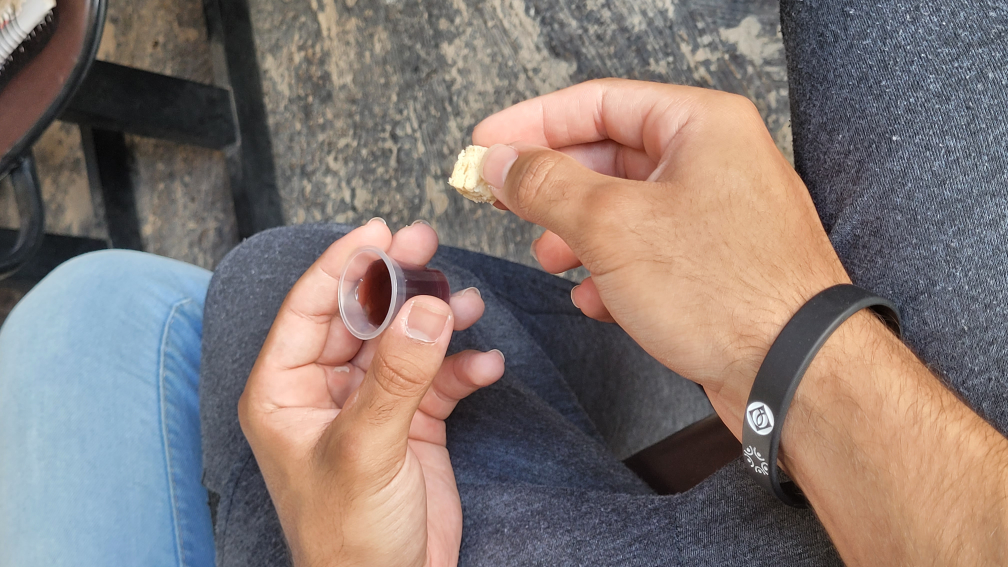
#> input picture frontend/assets-src/images/20250302_112441.jpg, 4032 x 2268 px, given in place of Logo Principal Horizontal.png, which was not available (shown at 1/4 size)
$ python optimize-images.py
#> lines starting #> are read from the running program, lines starting #| are printed output that depends on the picture
#!/usr/bin/env python3
"""
Gera os logos, os ícones e as fotos otimizados que o site serve, a partir dos originais em `frontend/assets-src/`
(fora de `public/`, para os 34 MB de fotos cruas não irem para a hospedagem).

    python -I frontend/scripts/optimize-images.py        # precisa só do Pillow; roda na máquina de quem troca as imagens

Saída (commitada, em `frontend/public/`):

  logos/   logo-horizontal.png (painel), logo-slogan-horizontal.png, logo-slogan-vertical.png, simbolo.png e simbolo-96.png
           (cabeçalho e rodapé do site): recortados no conteúdo (os originais são quadrados de 540 px com margem)
  /        favicon.ico, icon-192.png, icon-512.png, apple-touch-icon.png (a partir do símbolo)
  images/  <nome>-{480,800,1200,1600}.webp em 3:2, sem EXIF (o original traz data, aparelho e, às vezes, GPS)

Quem usa as fotos é `~/shared/ui/photo.tsx` (mesmos nomes e larguras); o texto alternativo de cada uma fica em
`~/content/photos.ts`. A imagem de pré-visualização (Open Graph) sai de `scripts/og-default.html`, que usa os logos daqui.
"""

from pathlib import Path

from PIL import Image, ImageOps

ROOT = Path(__file__).resolve().parent.parent
SRC = ROOT / "assets-src"
OUT = ROOT / "public"

WIDTHS = (480, 800, 1200, 1600)
RATIO = (3, 2)
WEBP_QUALITY = 72

# nome publicado -> (arquivo original, recorte opcional em frações do 3:2 já aplicado: centro vertical)
PHOTOS = {
    "congregacao-acolhida": ("MG_0196.jpg", None),
    "louvor": ("MG_0208.jpg", None),
    "adoracao-jovens": ("MG_9566.jpg", None),
    "visitante-acolhido": ("MG_0172.jpg", None),
    "oracao": ("MG_0198.jpg", None),
    # Retrato (4032 × 2268 com a orientação do EXIF): recorta uma faixa 3:2 em volta do copo e do pão
    "ceia": ("20250302_112441.jpg", 0.45),
}

# Retratos redondos (quadrados 1:1): nome publicado -> (arquivo original, centro vertical do recorte, 0 a 1).
# Sem o original, o retrato é pulado: o site mostra as iniciais no lugar (ver `portraits` em `~/content/photos.ts`).
PORTRAITS = {
    "pastor": ("pastor.jpg", 0.4),
}
PORTRAIT_WIDTHS = (160, 320, 480)

LOGOS = {
    # nome publicado: (original, caixa do conteúdo medida no original de 540 × 540)
    "logo-horizontal": ("Logo Principal Horizontal.png", (127, 220, 413, 320)),
    "logo-slogan-horizontal": ("Logo com Slogan Horizontal.png", (80, 220, 460, 320)),
    "logo-slogan-vertical": ("Logo com Slogan Vertical.png", (197, 136, 343, 404)),
    "simbolo": ("Simbolo Principal.png", (83, 83, 457, 457)),
}

def save_png(image: Image.Image, path: Path) -> None:
    path.parent.mkdir(parents=True, exist_ok=True)
    image.save(path, optimize=True)
    print(f"{path.relative_to(ROOT)}  {image.width}x{image.height}  {path.stat().st_size / 1024:.1f} KB")


def make_logos() -> dict[str, Image.Image]:
    cropped: dict[str, Image.Image] = {}
    for name, (original, box) in LOGOS.items():
        image = Image.open(SRC / "logos" / original).convert("RGBA").crop(box)
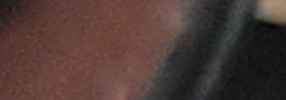
#> image: PIL image 286x100 RGBA; mean R, G, B, A 78, 58.2, 53.4, 255
        cropped[name] = image
        save_png(image, OUT / "logos" / f"{name}.png")
#| public/logos/logo-horizontal.png  286x100  25.2 KB
#> pass 2 of the loop in make_logos, `for name, (original, box) in LOGOS.items():`:
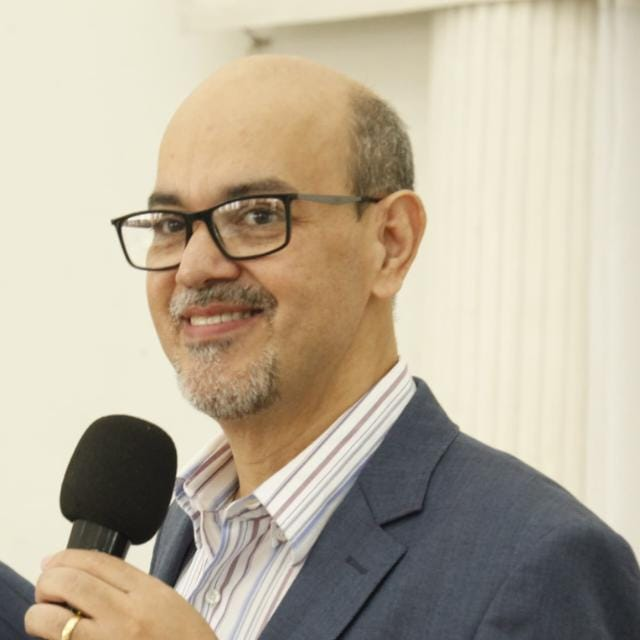
#> input picture frontend/assets-src/images/pastor.jpg, 640 x 640 px, given in place of Logo com Slogan Horizontal.png, which was not available
#> in make_logos, `image = Image.open(SRC / "logos" / original).convert("RGBA").crop(box)`:
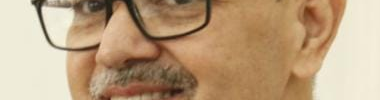
#> image: PIL image 380x100 RGBA; mean R, G, B, A 188, 159.7, 127.3, 255
#| public/logos/logo-slogan-horizontal.png  380x100  42.7 KB

    return cropped


# [67 lines left out: functions on_square, make_icons, crop_3x2, make_photos, crop_square, make_portraits, not called in this run]


if __name__ == "__main__":
#> (the run stopped early here; a loop or call above may not have finished)
